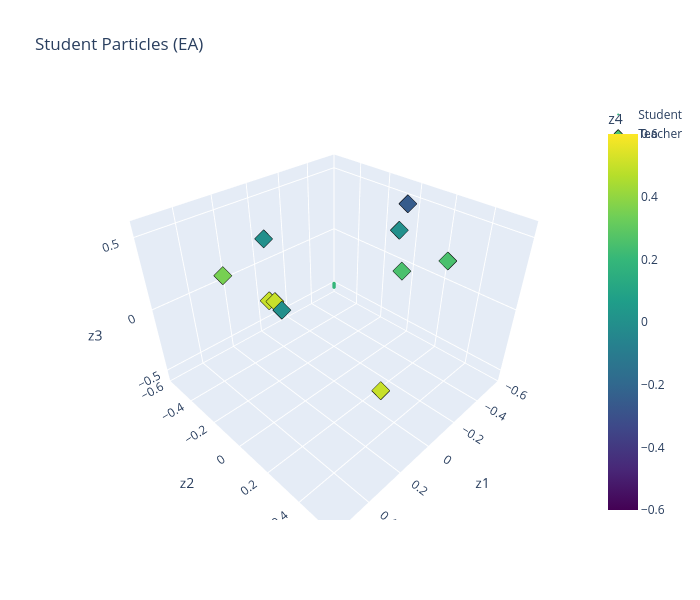

Notebook code for this chart:
### Code cell
plot_particles_3d(h_ea["particles"][-1], teacher, "Student Particles (EA)")

### Figure 1 — Plotly figure (JSON) as saved in the notebook; plotly's stock layout.template omitted (floating-point values rounded to 4 significant figures; data arrays with more than 128 entries replaced by an {"elided": "..."} marker saying what was removed)
{"data": [{"marker": {"cmax": 0.6, "cmin": -0.6, "color": {"elided": "500 float values"}, "colorbar": {"title": {"text": "z4"}}, "colorscale": [[0, "#440154"], [0.1111, "#482878"], [0.2222, "#3e4989"], [0.3333, "#31688e"], [0.4444, "#26828e"], [0.5556, "#1f9e89"], [0.6667, "#35b779"], [0.7778, "#6ece58"], [0.8889, "#b5de2b"], [1, "#fde725"]], "size": 2}, "mode": "markers", "name": "Student", "type": "scatter3d", "x": {"elided": "500 float values"}, "y": {"elided": "500 float values"}, "z": {"elided": "500 float values"}}, {"marker": {"cmax": 0.6, "cmin": -0.6, "color": [0.25, 0.5, 0.0, 0.5, 0.35, 0.0, 0.0, 0.5, -0.25, 0.25], "colorscale": [[0, "#440154"], [0.1111, "#482878"], [0.2222, "#3e4989"], [0.3333, "#31688e"], [0.4444, "#26828e"], [0.5556, "#1f9e89"], [0.6667, "#35b779"], [0.7778, "#6ece58"], [0.8889, "#b5de2b"], [1, "#fde725"]], "line": {"color": "black", "width": 1}, "size": 6, "symbol": "diamond"}, "mode": "markers", "name": "Teacher", "type": "scatter3d", "x": [-0.5, 0.25, -0.25, 0.0, 0.35, 0.0, 0.5, 0.15, -0.5, -0.35], "y": [0.0, 0.5, 0.15, -0.5, -0.35, -0.5, 0.25, -0.25, 0.0, 0.35], "z": [0.0, 0.0, 0.5, -0.25, 0.25, 0.25, 0.5, 0.0, 0.5, 0.35]}], "layout": {"height": 600, "scene": {"xaxis": {"range": [-0.6, 0.6], "title": {"text": "z1"}}, "yaxis": {"range": [-0.6, 0.6], "title": {"text": "z2"}}, "zaxis": {"range": [-0.6, 0.6], "title": {"text": "z3"}}}, "title": {"text": "Student Particles (EA)"}, "width": 700}}
